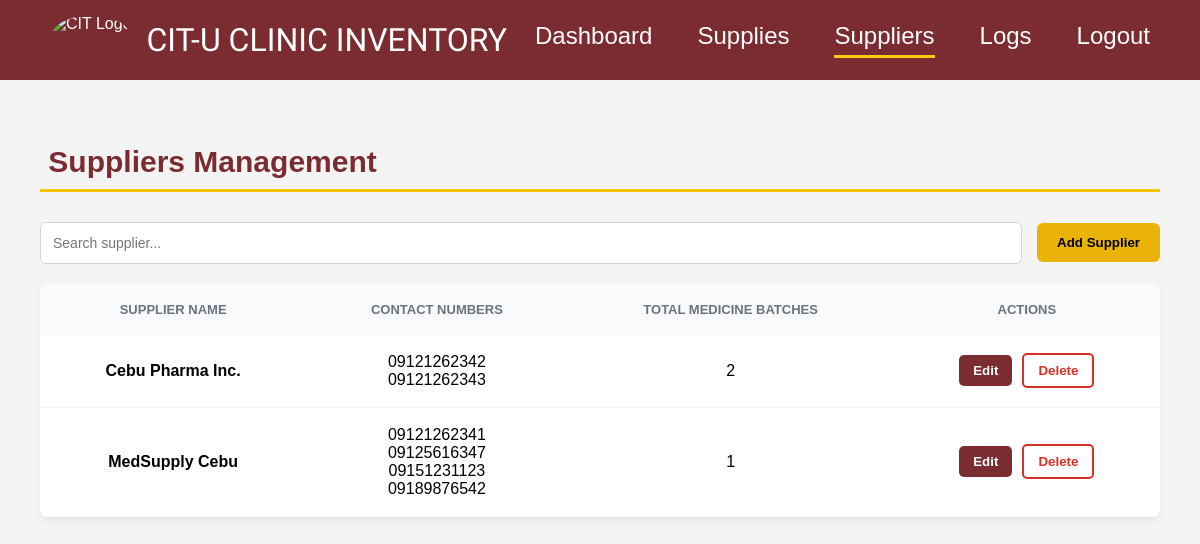
The page /src/suppliers/index.php (signed in) on the database its author committed.
### tables this page shows
CREATE TABLE `supplier` (
  `supplier_id` int(11) NOT NULL,
  `name` varchar(100) NOT NULL,
  `email` varchar(100) DEFAULT NULL,
  `address` text DEFAULT NULL
);

### src/suppliers/index.php (the view, shortened to what this page needs)
<?php
require_once "../connection/connection.php";
$suppliers = [];
$sql = "
    SELECT
        s.supplier_id,
        s.name,
        GROUP_CONCAT(DISTINCT sc.mobile_number ORDER BY sc.mobile_number SEPARATOR ', ') AS mobile_numbers,
        COUNT(DISTINCT mb.batch_id) AS total_batches
    FROM Supplier s
    LEFT JOIN SupplierContactNo sc
        ON s.supplier_id = sc.supplier_id
    LEFT JOIN MedicineBatch mb
        ON s.supplier_id = mb.supplier_id
    GROUP BY s.supplier_id, s.name
    ORDER BY s.name ASC
";
$result = $conn->query($sql);
if ($result && $result->num_rows > 0) {
    while ($row = $result->fetch_assoc()) {
        $suppliers[] = $row;
    }
}
?>
<!DOCTYPE html>
<html lang="en">
<head>
    <link rel="stylesheet" href="../components/shared.css">
    <link rel="stylesheet" href="style.css?v=<?php echo time(); ?>">
</head>
<body>
<?php include '../components/header.php'; ?>
<main class="suppliers-container">
    <h2 class="page-title">&nbsp;Suppliers Management</h2>
    <hr class="yellow-line">
    <div class="toolbar">
        <input type="text" id="searchInput" class="search-input" placeholder="Search supplier...">
        <button class="add-btn" onclick="openAddModal()">Add Supplier</button>
    </div>
    <div class="table-container">
        <table class="suppliers-table" id="suppliersTable">
            <thead>
                <tr>
                    <th>Supplier Name</th>
                    <th>Contact Numbers</th>
                    <th>Total Medicine Batches</th>
                    <th>Actions</th>
                </tr>
            </thead>
            <tbody>
                <?php if (empty($suppliers)): ?>
                    <tr>
                        <td colspan="4" class="empty-state">No suppliers found.</td>
                    </tr>
                <?php else: ?>
                    <?php foreach ($suppliers as $sup): ?>
                        <tr class="data-row">
                            <td class="supplier-name"><strong><?php echo htmlspecialchars($sup['name']); ?></strong></td>
                            <td class="contact-numbers">
                                <?php
                                if (!empty($sup['mobile_numbers'])) {
                                    $numbers = explode(', ', $sup['mobile_numbers']);
                                    $unique_numbers = array_unique($numbers);
                                    foreach ($unique_numbers as $number):
                                        echo htmlspecialchars($number) . '<br>';
                                    endforeach;
                                } else {
                                    echo 'No contact numbers';
                                }
                                ?>
                            </td>
                            <td class="batch-count"><?php echo number_format($sup['total_batches']); ?></td>
                            <td class="actions">
                                <div class="action-buttons">
                                    <button class="btn-edit" onclick="openEditModal(
                                        '<?php echo $sup['supplier_id']; ?>',
                                        '<?php echo htmlspecialchars($sup['name'], ENT_QUOTES); ?>',
                                        '<?php echo htmlspecialchars($sup['mobile_numbers'], ENT_QUOTES); ?>'
                                    )">Edit</button>
                                    <button class="btn-delete" onclick="showDeleteConfirm('<?php echo $sup['supplier_id']; ?>')">Delete</button>
                                </div>
                            </td>
                        </tr>
                    <?php endforeach; ?>
                <?php endif; ?>
            </tbody>
         </table>
    </div>
</main>
</body>
</html>

### src/components/shared.css (style rules this page uses)
body { margin: 0; font-family: Arial, sans-serif; background-color: #f4f4f4; }

### src/suppliers/style.css (style rules this page uses)
.suppliers-container { padding: 40px; max-width: 1200px; margin: 0 auto; }
.page-title { color: #7b2c31; font-size: 30px; margin-bottom: 10px; }
.yellow-line { border: none; border-top: 3px solid #F8C400; margin-bottom: 30px; }
.toolbar { display: flex; gap: 15px; margin-bottom: 20px; align-items: center; }
.search-input { flex: 1; padding: 12px; border: 1px solid #d1d5db; border-radius: 6px; outline: none; font-size: 14px; }
.add-btn { background-color: #eab308; color: black; border: none; padding: 12px 20px; border-radius: 6px; font-weight: bold; cursor: pointer; }
.table-container { background: white; border-radius: 8px; overflow: hidden; box-shadow: 0 4px 6px rgba(0,0,0,0.05); }
.suppliers-table { width: 100%; border-collapse: collapse; }
.suppliers-table th { background-color: #f9fafb; color: #6b7280; font-size: 13px; text-transform: uppercase; padding: 18px 20px; text-align: center; }
.suppliers-table td { padding: 18px 20px; border-bottom: 1px solid #f3f4f6; vertical-align: middle; }
.suppliers-table td { text-align: center; }
.suppliers-table td:nth-child(1) { text-align: center; }
.suppliers-table td:nth-child(2) { text-align: center; }
.suppliers-table td:nth-child(3) { text-align: center; }
.suppliers-table td:nth-child(4) { text-align: center; }
.action-buttons { display: flex; flex-direction: row; gap: 10px; justify-content: center; align-items: center; background: transparent; border: none; margin: 0; padding: 0; }
.btn-edit { background-color: #7b2c31; color: white; border: none; padding: 8px 14px; border-radius: 5px; cursor: pointer; font-weight: bold; display: inline-block; transition: all 0.2s; }
.btn-delete { background-color: white; color: #d93025; border: 2px solid #d93025; padding: 8px 14px; border-radius: 5px; cursor: pointer; font-weight: bold; display: inline-block; transition: all 0.2s; }

### rows shown on the page
supplier: name "Cebu Pharma Inc.", number "09121262342", number "09121262343", total_batches "2"
supplier: name "MedSupply Cebu", number "09121262341", number "09125616347", number "09151231123", number "09189876542", total_batches "1"
